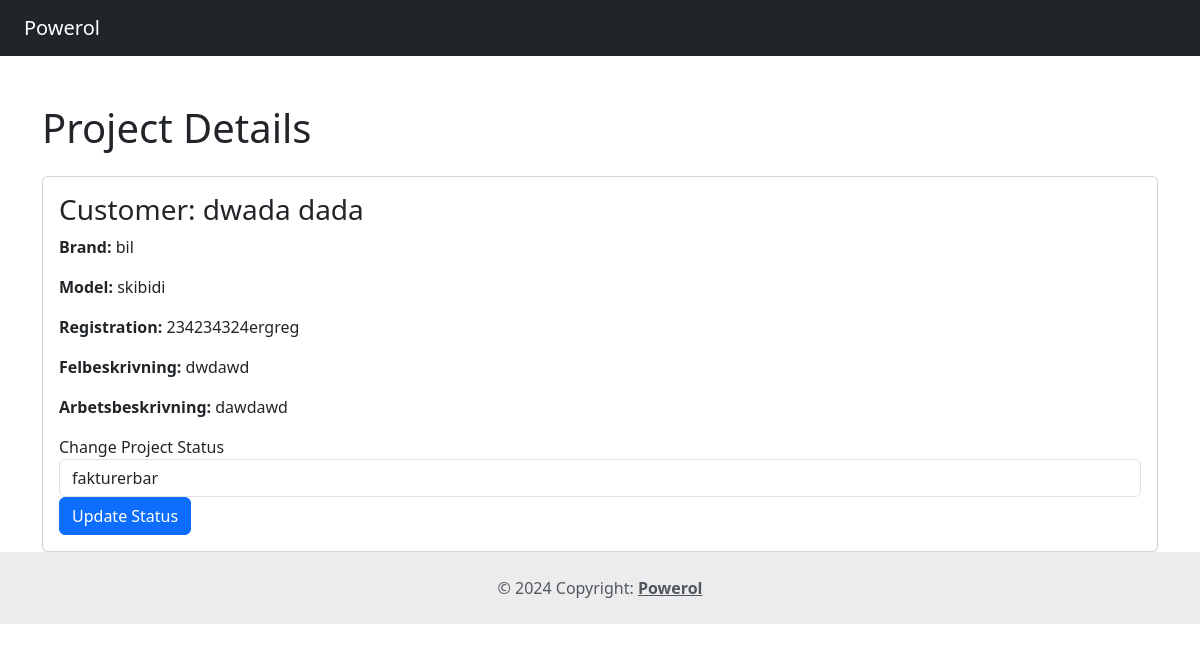
The page /single-project.php?id=22 on the database its author committed.
### tables this page shows
CREATE TABLE `table_projekt` (
  `id_projekt` int(11) NOT NULL,
  `pt_felbeskrivning` varchar(520) NOT NULL,
  `pt_arbetsbeskrivning` varchar(520) NOT NULL,
  `pt_status_fk` int(11) NOT NULL,
  `customer_fk` int(11) NOT NULL,
  `created_by_user_fk` int(11) NOT NULL,
  `car_brand` varchar(255) NOT NULL,
  `car_model` varchar(255) NOT NULL,
  `car_reg` varchar(255) NOT NULL,
  `fk_produkter` int(11) DEFAULT NULL
);

### single-project.php (the view, shortened to what this page needs)
<?php
include_once 'includes/header.php';
include_once 'includes/config.php';
if (isset($_GET['id'])) {
    $id_projekt = $_GET['id'];
    echo "<div class='container mt-5'>";
    echo "<h1 class='mb-4'>Project Details</h1>";
    try {
        $stmt = $pdo->prepare("
            SELECT
                CONCAT(c.cust_fname, ' ', c.cust_lname) AS customer_name,
                p.pt_felbeskrivning,
                p.pt_arbetsbeskrivning,
                p.car_brand,
                p.car_model,
                p.car_reg,
                p.pt_status_fk
            FROM table_projekt p
            JOIN table_customer c ON p.customer_fk = c.id_cust
            WHERE p.id_projekt = ?
        ");
        $stmt->execute([$id_projekt]);
        if ($stmt->rowCount() > 0) {
            $project = $stmt->fetch();
            $status_stmt = $pdo->query("SELECT id_status, status_name FROM table_status");
            $statuses = $status_stmt->fetchAll();
            echo "<div class='card'>
                    <div class='card-body'>
                        <h3>Customer: " . $project['customer_name'] . "</h3>
                        <p><strong>Brand:</strong> " . $project['car_brand'] . "</p>
                        <p><strong>Model:</strong> " . $project['car_model'] . "</p>
                        <p><strong>Registration:</strong> " . $project['car_reg'] . "</p>
                        <p><strong>Felbeskrivning:</strong> " . $project['pt_felbeskrivning'] . "</p>
                        <p><strong>Arbetsbeskrivning:</strong> " . $project['pt_arbetsbeskrivning'] . "</p>
                        <form method='POST'>
                            <div class='form-group'>
                                <label for='status'>Change Project Status</label>
                                <select id='status' name='status' class='form-control'>";
            foreach ($statuses as $status) {
                $selected = ($status['id_status'] == $project['pt_status_fk']) ? 'selected' : '';
                echo "<option value='" . $status['id_status'] . "' $selected>" . $status['status_name'] . "</option>";
            }
            echo "            </select>
                            </div>
                            <button type='submit' class='btn btn-primary'>Update Status</button>
                        </form>
                    </div>
                  </div>";
        } else {
            echo "<div class='alert alert-info' role='alert'>Project not found.</div>";
        }
    } catch (PDOException $e) {
        echo "<div class='alert alert-danger' role='alert'>Error: " . $e->getMessage() . "</div>";
    }
    echo "</div>";
} else {
    echo "<div class='alert alert-danger' role='alert'>No project ID specified.</div>";
}
include_once 'includes/footer.php';
?>

### rows shown on the page
table_projekt: car_brand "bil", car_model "skibidi", car_reg "234234324ergreg", pt_felbeskrivning "dwdawd", pt_arbetsbeskrivning "dawdawd"

### other values the page prints
$project['customer_name'] "dwada dada"
form field status "fakturerbar"
